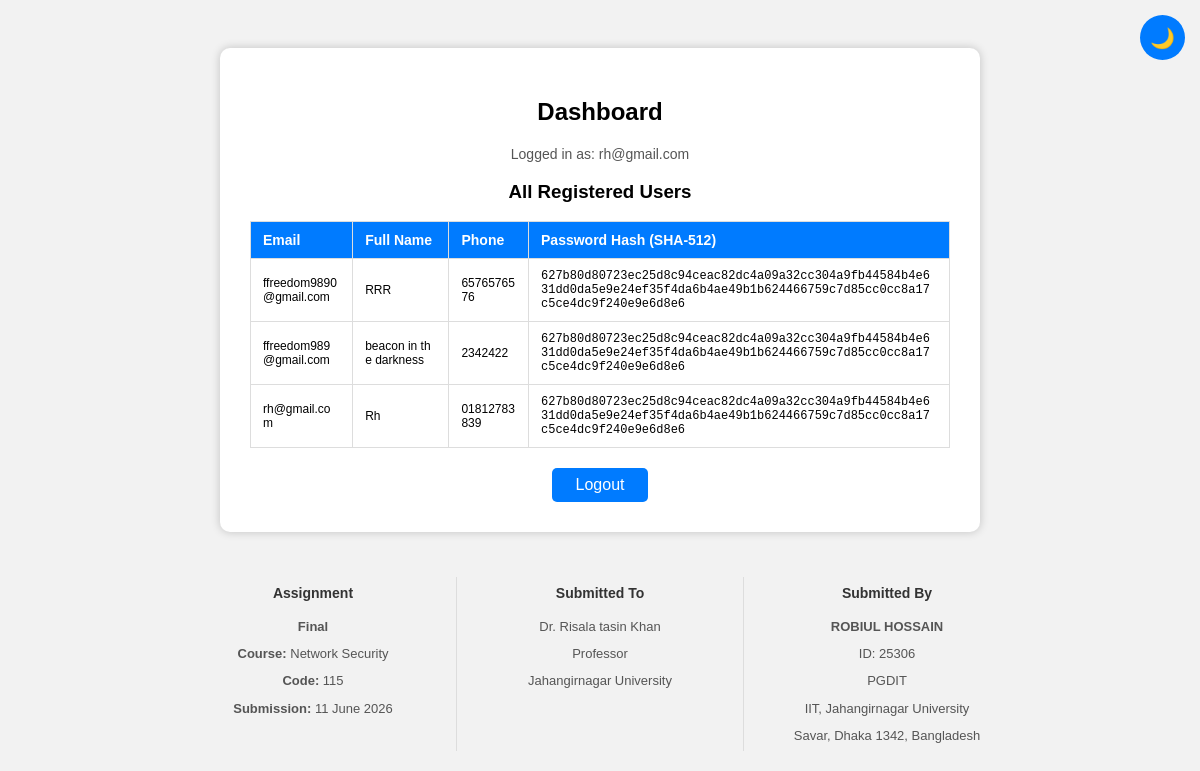
Page /dashboard (signed in) on the earlier database version.
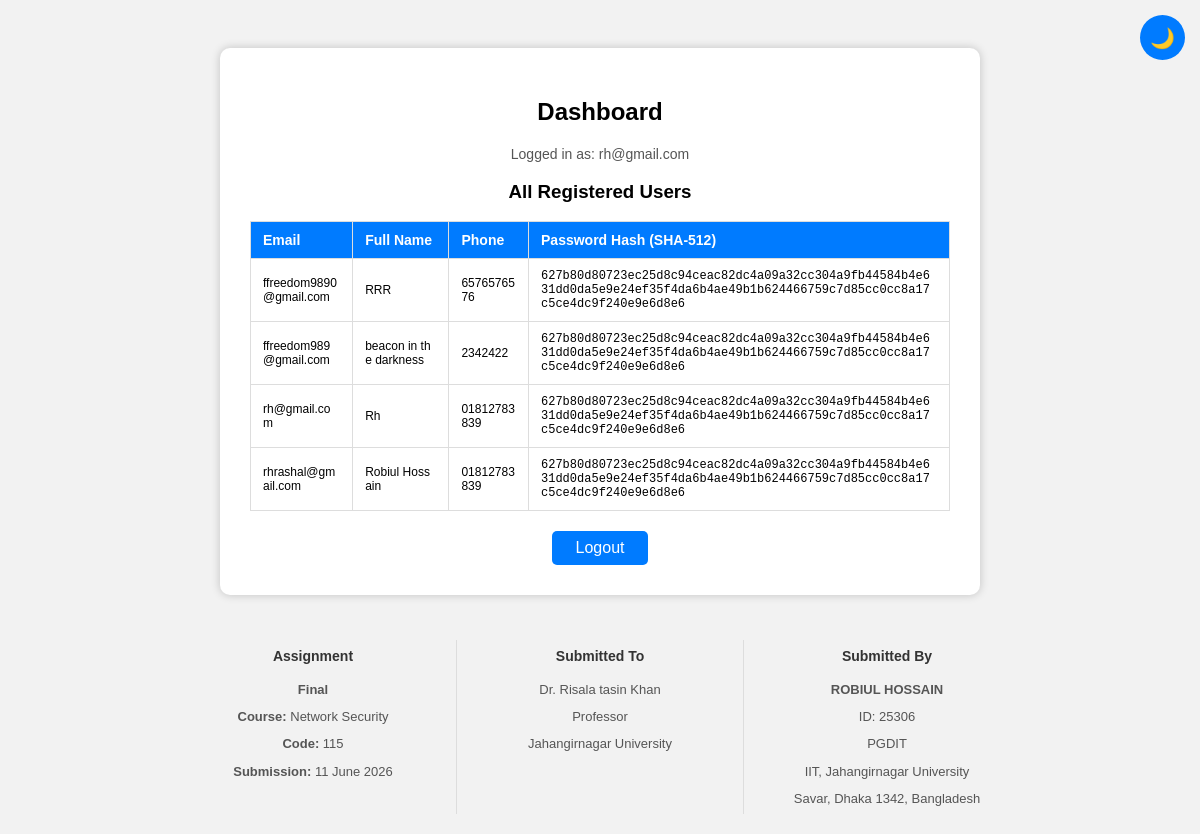
Same page on the later database version.
### tables this page shows
CREATE TABLE users (
            email TEXT PRIMARY KEY,
            full_name TEXT NOT NULL,
            phone TEXT NOT NULL,
            password_hash TEXT NOT NULL
        );

### app.py (the view)
@app.route("/dashboard")
def dashboard():
    if "email" not in session:
        return redirect(url_for("login"))
    conn = get_db()
    users = conn.execute(
        "SELECT email, full_name, phone, password_hash FROM users ORDER BY email"
    ).fetchall()
    conn.close()
    return render_template("dashboard.html", users=users, email=session["email"])

### app.py (called while the page is built)
def get_db():
    conn = sqlite3.connect(DB_PATH)
    conn.row_factory = sqlite3.Row
    conn.execute("""
        CREATE TABLE IF NOT EXISTS users (
            email TEXT PRIMARY KEY,
            full_name TEXT NOT NULL,
            phone TEXT NOT NULL,
            password_hash TEXT NOT NULL
        )
    """)
    conn.commit()
    return conn

### templates/dashboard.html (shortened to what this page needs)
{% extends 'base.html' %}
{% block content %}
<div class="container">
    <h2>Dashboard</h2>
    <p class="logged-in">Logged in as: {{ email }}</p>
    <h3>All Registered Users</h3>
    <table>
        <thead>
            <tr>
                <th>Email</th>
                <th>Full Name</th>
                <th>Phone</th>
                <th>Password Hash (SHA-512)</th>
            </tr>
        </thead>
        <tbody>
            {% if users %}
            {% for u in users %}
            <tr>
                <td style="font-family:sans-serif">{{ u.email }}</td>
                <td style="font-family:sans-serif">{{ u.full_name }}</td>
                <td style="font-family:sans-serif">{{ u.phone }}</td>
                <td>{{ u.password_hash }}</td>
            </tr>
            {% endfor %}
            {% else %}
            <tr>
                <td colspan="4" style="text-align:center;font-family:sans-serif">No users registered yet.</td>
            </tr>
            {% endif %}
        </tbody>
    </table>
    <a href="{{ url_for('logout') }}">
        <button class="logout-btn">Logout</button>
    </a>
</div>
{% endblock %}

### templates/base.html (shortened to what this page needs)
<!DOCTYPE html>
<html lang="en">
<head>
    <link rel="stylesheet" href="{{ url_for('static', filename='style.css') }}">
</head>
<body>
    <button id="darkModeToggle" class="dark-toggle" onclick="toggleDarkMode()">🌙</button>
    {% block content %}{% endblock %}
    <footer class="footer">
        <div class="footer-row">
            <div class="footer-col">
                <p class="heading">Assignment</p>
                <p><strong>Final</strong></p>
                <p><strong>Course:</strong> Network Security</p>
                <p><strong>Code:</strong> 115</p>
                <p><strong>Submission:</strong> 11 June 2026</p>
            </div>
            <div class="footer-col">
                <p class="heading">Submitted To</p>
                <p>Dr. Risala tasin Khan</p>
                <p>Professor</p>
                <p>Jahangirnagar University</p>
            </div>
            <div class="footer-col">
                <p class="heading">Submitted By</p>
                <p><strong>ROBIUL HOSSAIN</strong></p>
                <p>ID: 25306</p>
                <p>PGDIT</p>
                <p>IIT, Jahangirnagar University</p>
                <p>Savar, Dhaka 1342, Bangladesh</p>
            </div>
        </div>
    </footer>
</body>
</html>

### static/style.css (style rules this page uses)
body { font-family: Arial, sans-serif; background: #f2f2f2; display: flex; flex-direction: column; align-items: center; min-height: 100vh; padding: 40px 20px; box-sizing: border-box; }
.container { background: white; padding: 30px; width: 350px; border-radius: 10px; box-shadow: 0px 0px 10px rgba(0, 0, 0, 0.2); text-align: center; }
h1, h2 { margin-bottom: 20px; }
button { width: 100%; padding: 12px; margin-top: 10px; background: #007BFF; color: white; border: none; border-radius: 5px; cursor: pointer; font-size: 16px; }
a { text-decoration: none; color: #007BFF; }
.footer { width: 100%; max-width: 900px; margin-top: 25px; padding: 20px; font-size: 13px; color: #555; line-height: 1.8; text-align: center; box-sizing: border-box; }
.footer .footer-row { display: flex; justify-content: space-around; align-items: flex-start; gap: 0; }
.footer .footer-col { flex: 1; padding: 0 15px; }
.footer .footer-col p { margin: 4px 0; font-size: 13px; }
.footer .footer-col .heading { font-weight: bold; color: #333; margin-bottom: 8px; font-size: 14px; }
.dark-toggle { position: fixed; top: 15px; right: 15px; width: 45px; height: 45px; padding: 0; margin: 0; border-radius: 50%; font-size: 20px; background: #007BFF; cursor: pointer; z-index: 999; display: flex; align-items: center; justify-content: center; }

### templates/dashboard.html (style rules this page uses)
.container { width: 700px; max-width: 95vw; overflow-x: auto; }
table { width: 100%; border-collapse: collapse; margin-top: 15px; }
th, td { padding: 10px 12px; border: 1px solid #ddd; text-align: left; font-size: 14px; }
th { background: #007BFF; color: white; }
td { font-family: 'Courier New', monospace; font-size: 12px; word-break: break-all; }
.logged-in { font-size: 14px; color: #555; margin-bottom: 5px; }
.logout-btn { width: auto; padding: 8px 24px; margin-top: 20px; }

Differences in the rows shown:
added users: email "rhrashal@gmail.com", full_name "Robiul Hossain", phone "01812783839", password_hash "627b80d80723ec25d8c94ceac82dc4a09a32cc304a9fb44584b4e631dd0da5e9e24ef35f4da6b4ae49b1b624466759c7d85cc0cc8a17c5ce4dc9f240e9e6d8e6"
